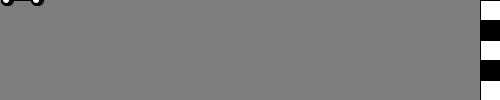
Frame 1 (no input)
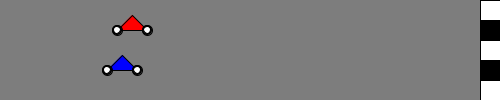
Frame 60 (the mouse pressed at the canvas centre just before this capture)
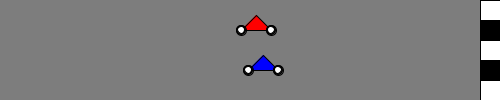
Frame 120 (the mouse held since frame 60 and released just before this capture)

The Processing sketch that drew these frames (run headless with seeded random() and noise(); from frame 60 on, the mouse is pressed at the canvas centre):

// Processing sketch: new_motorbike
// ── new_motorbike.pde
Motorbike motorbike1,  motorbike2;//declare varaible

void setup() 
{ 
  size(500,100); 
  //create new motorbike object
  motorbike1 = new Motorbike();
  motorbike2 = new Motorbike();
} 

void draw() 
{ 
  background(125);
  finishline();
  move();
  drawnbikes();
 
  
}


//if (motorbike1.finished()==true) 
//{
//  moterbike1.render();
//} else {
//  motorbike1.update
//}

//if (motorbike2.finished()==true) 
//{
//  moterbike2.render();
//} else {
//  motorbike2.update
//}

// ── Motorbike.pde
final color RED = color(255,0,0);  //constant 
final color BLUE = color(0,0,255); 

class Motorbike 
{ 
 int x = 5;  //members 
 int y; 
 int speed=2; 
 int size=30; 
 color colour;

//methods, procedures an object of this type can perform 
 void render() 
 { 
   float wheelHeight = size/3; 
   fill(colour); 
   triangle(x,y,x+size,y,x+size/2,y-size/2);  //built-in triangle routine 
   drawWheel(x,y,wheelHeight); 
   drawWheel(x+size,y,wheelHeight); 
 } 
  
 void drawWheel(int x,int y,float size) 
 { 
    float inner = size*2/3; 
    fill(0); 
    ellipse(x,y,size,size); 
    fill(255); 
    ellipse(x,y,inner,inner); 
 } 
} //end of class description 

void move() 
{ 
    motorbike1.speed = (int)random(5.0);  //a random step [0..5] 
    motorbike1.x=motorbike1.x+motorbike1.speed;  
    motorbike2.speed = (int)random(5.0);  //a random step [0..5] 
    motorbike2.x=motorbike2.x+motorbike2.speed;  
} 

void drawnbikes()
{
  motorbike1.render();
  motorbike1.y=30;
  motorbike1.colour = RED;
  motorbike1.speed=3;
  motorbike2.render();
  motorbike2.y=70;
  motorbike2.colour = BLUE;
}

void finishline()
{
  fill(255);
  rect(480,0,490,20);
  rect(480,40,490,20);
  rect(480,80,490,20);
  
  fill(0);
  rect(480,20,490,20);
  rect(480,60,490,20);
}

//boolean finished(int "490")
//{
//  if (speed>0)
//    return X >= finishLine;
//  else
//    return X <= finishLine;
//}

//void f()
//{
//  if (motorbike1.finished(490)==false)
//    motorbike1.move;
//  if (motorbike2.finished(490)==false)
//    motorbike2.move;
//}
